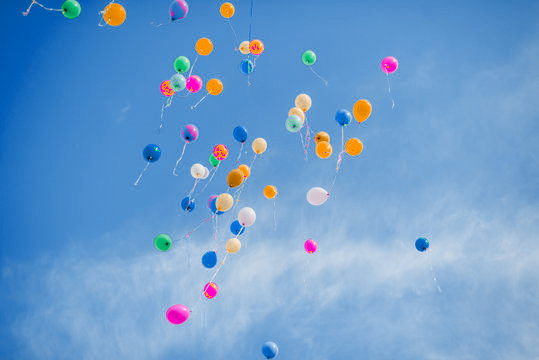
#> input picture baloons_hsv_quantized_low_k.png, 539 x 360 px, given in place of baloons_hsv_quantized_low_k.png.jpg, which was not available
$ python colorQuantizemain.py --input_file_name baloons_hsv_quantized_low_k.png --low_k 5 --high_k 5
#> lines starting #> are read from the running program, lines starting #| are printed output that depends on the picture; pictures that were not available may be replaced by others from this repository, and a replacement may not be noted
### quantizeRGB.py
#!/usr/bin/python3

# Standard Libraries
import argparse
import os
import sys
from tqdm import tqdm

# Type Hint Libraries
from typing import Optional, Tuple, Union, TypeVar, List
import numpy.typing as npt
import matplotlib.figure

# Math Libraries
import numpy as np
import matplotlib.pyplot as plt
from scipy.ndimage.filters import convolve

# Machine Learning Libraries
from sklearn.cluster import KMeans
from sklearn.utils import shuffle

# Image Libraries
import cv2

import skimage as ski
from skimage import io
from skimage.color import rgb2gray
from skimage.color import rgb2hsv
from skimage.color import hsv2rgb


def quantizeRGB(origImg: npt.NDArray[np.uint8],k: int, use_sampling: bool = True) -> Tuple[npt.NDArray[np.uint8],np.ndarray]:
    """
    Takes an RGB image as imput, quantizes the three dimensional RGB space, and maps each pixel in
    the imput image to its nearest k-means center

    Input:
        origImg, an image with dimmensions MxNx3 of data type uint8
        k, an interger, specifies the number of colors to quantize to
        use_sampling, a boolean if True it fits the k-means model using a sub-sample of the image. Defatult to True

    Output:
        outputImg, an image with dimmensions MxNx3 of data type uint8
        meanColors, a kx3 array of the k centers

    Parameters
    ----------
    origImg : np.ndarray [shape=(M,N,3)]
    k: int

    Returns
    -------
    outputImg: np.ndarray [shape=(M,N,3)]
    meanColors: np.ndarray[shape=(k,3)]

    Throws
    ------
    Raises:AssertionError, if the number of channels in the origImg parameter does not equal 3
    Raises:AssertionError, if the data type in the array of the origImg parameter is not np.uint8
    Raises:AssertionError, if the data type of the parameter k is not int
    Raises:AssertionError, if the parameter k is not greater than 1

    Examples
    --------
    >>>
    >>>
    """
    assert origImg.shape[2] == 3, 'Unexpected number of channels. Pass an image with 3 channels.'
    assert origImg.dtype == np.uint8, 'Unexpedted dtype. The function expects an RBG image of data type uint8.'
    assert type(k) == int, 'k should be an integer.'
    assert k > 1, 'The number of k-means centers has to be greater than 1.'

    img = origImg.astype(np.double) # Converts the image's default 8 bits integer coding into double data type

    w, h, d = tuple(img.shape) # Records the images shape
    image_array = np.reshape(img, (w * h, d)) # Transforms the image into a 2D array

    # K-Means model
    model = KMeans(n_clusters=k,  random_state=42)

    if use_sampling:

        # The idea of using sampling to was adaptep from scikit-learn user's guide, available at:
        # https://scikit-learn.org/stable/auto_examples/cluster/plot_color_quantization.html#sphx-glr-auto-examples-cluster-plot-color-quantization-py

        image_array_sample = shuffle(image_array, random_state=42, n_samples=1_000)

        print('Fitting the model using sampling...')
        kmeans = model.fit(image_array_sample)
        labels = kmeans.predict(image_array)

        print('Model fit completed...')
        meanColors = model.cluster_centers_

        outputImg = meanColors[labels].reshape(w, h, d).astype(np.uint8)

    else:

        print('Fitting the model without sampling...')
        labels = model.fit_predict(image_array)

        print('Model fit completed...')
        meanColors = model.cluster_centers_

        outputImg = meanColors[labels].reshape(w, h, d).astype(np.uint8)

    return outputImg, meanColors

### quantizeHSV.py
#!/usr/bin/python3

# Standard Libraries
import argparse
import os
import sys
from tqdm import tqdm

# Type Hint Libraries
from typing import Optional, Tuple, Union, TypeVar, List
import numpy.typing as npt
import matplotlib.figure

# Math Libraries
import numpy as np
import matplotlib.pyplot as plt
from scipy.ndimage.filters import convolve

# Machine Learning Libraries
from sklearn.cluster import KMeans
from sklearn.utils import shuffle

# Image Libraries
import cv2

import skimage as ski
from skimage import io
from skimage.color import rgb2gray
from skimage.color import rgb2hsv
from skimage.color import hsv2rgb


def quantizeHSV(origImg: npt.NDArray[np.uint8],k: int, use_sampling: bool = True) -> Tuple[npt.NDArray[np.uint8],np.ndarray]:
    """
    Takes an RGB image as imput, converts it to HSV and then quantizes the one dimensional hue space,
    Next it maps each pixel in the input image to its nearest quantized hue value while keeping its saturation
    and value channelsthe same as the input. Finally it converts the image back to RGB

    Input:
        origImg, an image with dimmensions MxNx3 of data type uint8
        k, an interger, specifies the number of colors to quantize to
        use_sampling, a boolean if True it fits the k-means model using a sub-sample of the image. Defatult to True

    Output:
        outputImg, an image with dimmensions MxNx3 of data type uint8
        meanHues, a kx1 array of the k hue centers

    Parameters
    ----------
    origImg : np.ndarray [shape=(M,N,3)]
    k: int

    Returns
    -------
    outputImg: np.ndarray [shape=(M,N,3)]
    meanHues: np.ndarray[shape=(k,1)]

    Throws
    ------
    Raises:AssertionError, if the number of channels in the origImg parameter does not equal 3
    Raises:AssertionError, if the data type in the array of the origImg parameter is not np.uint8
    Raises:AssertionError, if the data type of the parameter k is not int
    Raises:AssertionError, if the parameter k is not greater than 1

    Examples
    --------
    >>>
    >>>
    """
    assert origImg.shape[2] == 3, 'Unexpected number of channels. Pass an image with 3 channels.'
    assert origImg.dtype == np.uint8, 'Unexpedted dtype. The function expects an RBG image of data type uint8.'
    assert type(k) == int, 'k should be an integer.'
    assert k > 1, 'The number of k-means centers has to be greater than 1.'

    hsv_img = rgb2hsv(origImg) # Converts he original image from RGB to HSV

    w, h, _ = tuple(hsv_img.shape) # Records the images shape
    d = 1 # The image has 3 channels, however, the k-mean centers will be calculated only in the 1-d hue channel. This is why d=1

    # Separate the channels to isolate them
    hue_img = hsv_img[:, :, 0]
    saturation_img = hsv_img[:, :, 1]
    value_img = hsv_img[:, :, 2]

    image_array = np.reshape(hue_img, (w * h, d)) # Reshapes the image to be processed by k-means function

    # K-Means model
    model = KMeans(n_clusters=k,  random_state=42)

    if use_sampling:

        # The idea of using sampling to was adaptep from scikit-learn user's guide, available at:
        # https://scikit-learn.org/stable/auto_examples/cluster/plot_color_quantization.html#sphx-glr-auto-examples-cluster-plot-color-quantization-py

        image_array_sample = shuffle(image_array, random_state=42, n_samples=1_000)

        print('Fitting the model using sampling...')
        kmeans = model.fit(image_array_sample)
        labels = kmeans.predict(image_array)

        print('Model fit completed...')
        meanHues = model.cluster_centers_

        outputHue = meanHues[labels].reshape(w, h)

        outputImg = np.stack((outputHue, saturation_img, value_img), axis=2)
        outputImg = hsv2rgb(outputImg)
        outputImg = outputImg*255
        outputImg = outputImg.astype(np.uint8)

    else:

        print('Fitting the model without sampling...')
        labels = model.fit_predict(image_array)

        print('Model fit completed...')
        meanHues = model.cluster_centers_

        outputHue = meanHues[labels].reshape(w, h)

        outputImg = np.stack((outputHue, saturation_img, value_img), axis=2)
        outputImg = hsv2rgb(outputImg)
        outputImg = outputImg*255
        outputImg = outputImg.astype(np.uint8)

    return outputImg, meanHues

### computeQuantizationError.py
#!/usr/bin/python3

# Standard Libraries
import argparse
import os
import sys
from tqdm import tqdm

# Type Hint Libraries
from typing import Optional, Tuple, Union, TypeVar, List
import numpy.typing as npt
import matplotlib.figure

# Math Libraries
import numpy as np
import matplotlib.pyplot as plt
from scipy.ndimage.filters import convolve

# Machine Learning Libraries
from sklearn.cluster import KMeans
from sklearn.utils import shuffle

# Image Libraries
import cv2

import skimage as ski
from skimage import io
from skimage.color import rgb2gray
from skimage.color import rgb2hsv
from skimage.color import hsv2rgb


def computeQuantizationError(origImg: npt.NDArray[np.uint8],quantizedImg: npt.NDArray[np.uint8])-> float:
    """
    Computes the sum of squared error (SSD error) between the pixel values of an RGB image and the pixel values of a
    quantized version of the image.

    Input:
        origImg, an image with dimmensions MxNx3 of data type uint8
        quantizedImg, an image with dimmensions MxNx3 of data type uint8. It is assumed this image is a quantized version
        of origImg

    Output:
        error, sum of squared error, a float

    Parameters
    ----------
    origImg : np.ndarray [shape=(M,N,3)]
    quantizedImg: np.ndarray [shape=(M,N,3)]

    Returns
    -------
    error: float

    Throws
    ------
    Raises:AssertionError, if the number of channels in the origImg or quantizedImg parameters do not equal 3
    Raises:AssertionError, if the data type in the array of the origImg or quantizedImg parameters are not np.uint8
    Raises:AssertionError, if the images dimensions do not match

    Examples
    --------
    >>>
    >>>
    """
    assert origImg.shape[2] == 3, 'Unexpected number of channels. Pass an image with 3 channels.'
    assert origImg.dtype == np.uint8, 'Unexpedted dtype. The function expects an RBG image of data type uint8.'
    assert quantizedImg.shape[2] == 3, 'Unexpected number of channels. Pass an image with 3 channels.'
    assert quantizedImg.dtype == np.uint8, 'Unexpedted dtype. The function expects an RBG image of data type uint8.'

    w, h, d = tuple(origImg.shape) # Records the images shape
    x, y, z = tuple(quantizedImg.shape) # Records the images shape

    assert (w==x) and (h==y) and (d==z), 'The images must have the same size.'

    img = origImg.astype(np.double) # Converts the image's default 8 bits integer coding into double data type
    qimg = quantizedImg.astype(np.double) # Converts the image's default 8 bits integer coding into double data type

    error = np.sum((img - qimg) ** 2)

    return error

### getHueHists.py
#!/usr/bin/python3

# Standard Libraries
import argparse
import os
import sys
from tqdm import tqdm

# Type Hint Libraries
from typing import Optional, Tuple, Union, TypeVar, List
import numpy.typing as npt
import matplotlib.figure

# Math Libraries
import numpy as np
import matplotlib.pyplot as plt
from scipy.ndimage.filters import convolve

# Machine Learning Libraries
from sklearn.cluster import KMeans
from sklearn.utils import shuffle

# Image Libraries
import cv2

import skimage as ski
from skimage import io
from skimage.color import rgb2gray
from skimage.color import rgb2hsv
from skimage.color import hsv2rgb

# Functions Import
from quantizeHSV import quantizeHSV


def getHueHists(im: npt.NDArray[np.uint8], k: int)-> Tuple[matplotlib.figure.Figure,matplotlib.figure.Figure]:
    """
    Computes and display two histograms of the hue values of the input image. The first histogram uses
    equally-spaced bins (uniformly dividing up the hue values). The second histogram use bins defined
    by the k cluster center memberships.

    Input:
        im, a matrix with dimmensions MxNx3 of data type uint8 that represents an image
        k, an interger, specifies the number of colors to quantize to

    Output:
        histEqual, a histogram that uses equally-spaced bins (uniformly dividing up the hue values)
        histclustered, a  histogram that uses bins defined by the k cluster center memberships
        (ie., all pixels belonging to hue cluster i go to the i-th bin, for i=1,...k)

    Parameters
    ----------
    im : np.ndarray [shape=(M,N,3)]
    k: int

    Returns
    -------
    histEqual: matplotlib.figure
    histclustered: matplotlib.figure

    Throws
    ------
    Raises:AssertionError, if the number of channels in im parameter does not equal 3
    Raises:AssertionError, if the data type in the array of the im parameter is not np.uint8
    Raises:ValueError, if k is not of type int and the provided parameter's type cannot be casted into int

    Examples
    --------
    >>>
    >>>
    """
    assert im.shape[2] == 3, 'Unexpected number of channels. Pass an image with 3 channels.'
    assert im.dtype == np.uint8, 'Unexpedted dtype. The function expects an RBG image of data type uint8.'
    if type(k) != int:
        print("Converting parameter k into integer type...")
        try:
            k = int(k)
        except:
            print("Unexpected data type on parameter k. Please provide a valid data type, in this case integer...")
            print("... Cannot run getHueHists(). Try again!")
            return -1

    hsv_img = rgb2hsv(im) # Converts he original image from RGB to HSV
    hue_img = hsv_img[:, :, 0] # Extracts the hue layer from the original image

    quantized_im, k_centers = quantizeHSV(origImg = im, k = k)

    histEqual = plt.figure()
    plt.hist(hue_img.ravel(), 36)
    plt.title("Histogram of the Hue channel")

    hsv_q_img = rgb2hsv(quantized_im)
    hue_q_img = hsv_q_img[:, :, 0]

    histclustered = plt.figure()
    plt.hist(hue_q_img.ravel(), 36)
    plt.title("Histogram of the Hue channel of Quantized Image")

    return histEqual, histclustered

### colorQuantizemain.py
#!/usr/bin/python3

# Standard Libraries
import argparse
import os
import sys
from tqdm import tqdm

# Type Hint Libraries
from typing import Optional, Tuple, Union, TypeVar, List
import numpy.typing as npt
import matplotlib.figure

# Math Libraries
import numpy as np
import matplotlib.pyplot as plt
from scipy.ndimage.filters import convolve

# Machine Learning Libraries
from sklearn.cluster import KMeans
from sklearn.utils import shuffle

# Image Libraries
import cv2

import skimage as ski
from skimage import io
from skimage.color import rgb2gray
from skimage.color import rgb2hsv
from skimage.color import hsv2rgb

# Functions Import
from quantizeHSV import quantizeHSV
from quantizeRGB import quantizeRGB
from getHueHists import getHueHists
from computeQuantizationError import computeQuantizationError


def main(input_file_name, low_k, high_k):

#> called with input_file_name = 'baloons_hsv_quantized_low_k.png', low_k = 5, high_k = 5
    if input_file_name[-4:] == '.jpg':
        PATH_IMG = '..\\Zambrano_Ricardo_ASN3_py\\' + input_file_name
        out_name = input_file_name[:-4]
    else:
        PATH_IMG = '..\\Zambrano_Ricardo_ASN3_py\\' + input_file_name + '.jpg'
        out_name = input_file_name

    PATH_RGB_LOW_K = '..\\Zambrano_Ricardo_ASN3_py\\' + out_name + '_rgb_quantized_low_k.png'
    PATH_RGB_HIGH_K = '..\\Zambrano_Ricardo_ASN3_py\\' + out_name + '_rgb_quantized_high_k.png'
    PATH_HSV_LOW_K = '..\\Zambrano_Ricardo_ASN3_py\\' + out_name + '_hsv_quantized_low_k.png'
    PATH_HSV_HIGH_K = '..\\Zambrano_Ricardo_ASN3_py\\' + out_name + '_hsv_quantized_high_k.png'
    PATH_HIST_OUT_1 = '..\\Zambrano_Ricardo_ASN3_py\\' + out_name + '_image_histogram.png'
    PATH_HIST_OUT_2 = '..\\Zambrano_Ricardo_ASN3_py\\' + out_name + '_quantized_lowK_histogram.png'
    PATH_HIST_OUT_3 = '..\\Zambrano_Ricardo_ASN3_py\\' + out_name + '_quantized_highK_histogram.png'
    PATH_FINAL_OUT = '..\\Zambrano_Ricardo_ASN3_py\\' + out_name + '_histogram.png'

    print("Loading image...")
    img_raw = io.imread(PATH_IMG)
#> img_raw is the input picture: shape (360, 539, 3); mean R, G, B 108.5, 156.7, 204.5
    img = img_raw.copy()

    # Showing original image
    plt.imshow(img)
    plt.title("Original Image")
    plt.show()

    print("RGB space quantizing...")
    quantized_rgb_low, rgb_colCenters_low = quantizeRGB(img,low_k)
#> in quantizeRGB, `image_array_sample = shuffle(image_array, random_state=42, n_samples=1..`: image_array_sample = 1000 rows, first 8: [108, 157, 204], [81, 142, 202], [104, 157, 209], [106, 159, 210], [110, 158, 205], [76, 151, 223], [111, 158, 204], [70, 137, 203]
#> in quantizeRGB, `outputImg = meanColors[labels].reshape(w, h, d).astype(np.uint8)`:
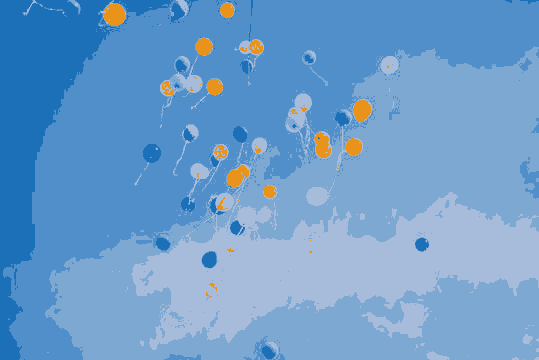
#> outputImg: shape (360, 539, 3); mean of channels 0, 1, 2 108, 156.7, 203.7; drawn as R, G, B
#> rgb_colCenters_low = [[81.05, 143.6, 203.9], [234.1, 147.3, 27.5], [166.8, 188.1, 218], [124.9, 168.7, 210.7], [27.03, 112.3, 184.1]]

    # Showing quantized image
    plt.imshow(quantized_rgb_low)
    plt.title("Image Quantized Using the RGB Space - Low K")
    plt.show()

    quantized_rgb_high, rgb_colCenters_high = quantizeRGB(img,high_k)
#> rgb_colCenters_high has the same summary as rgb_colCenters_low

    # Showing quantized image
    plt.imshow(quantized_rgb_high)
    plt.title("Image Quantized Using the RGB Space - High K")
    plt.show()

    io.imsave(PATH_RGB_LOW_K,quantized_rgb_low)
    io.imsave(PATH_RGB_HIGH_K,quantized_rgb_high)

    print("HSV space quantizing...")
    quantized_hsv_low, hsv_hueCenters_low = quantizeHSV(img,low_k)
#> in quantizeHSV, `hsv_img = rgb2hsv(origImg)`: hsv_img: shape (360, 539, 3) float64; mean of channels 0, 1, 2 0.575, 0.509, 0.818
#> in quantizeHSV, `hue_img = hsv_img[:, :, 0]`:
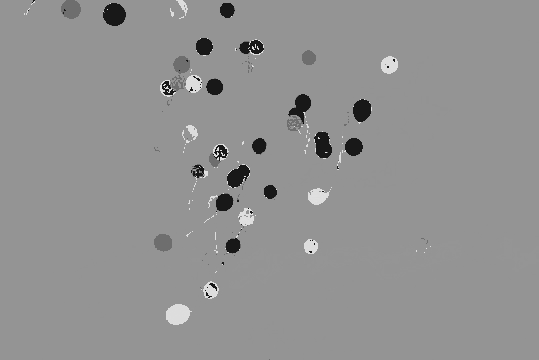
#> hue_img: shape (360, 539) float64; min 0, max 0.917, mean 0.575
#> in quantizeHSV, `saturation_img = hsv_img[:, :, 1]`:
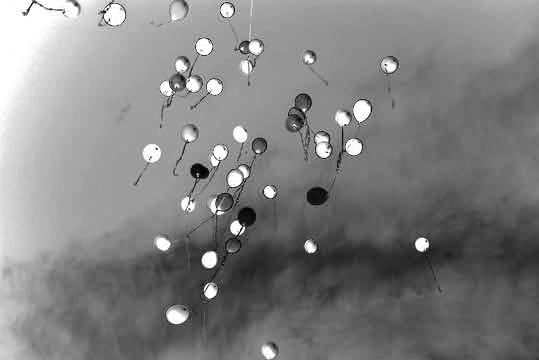
#> saturation_img: shape (360, 539) float64; min 0, max 1, mean 0.509
#> in quantizeHSV, `value_img = hsv_img[:, :, 2]`:
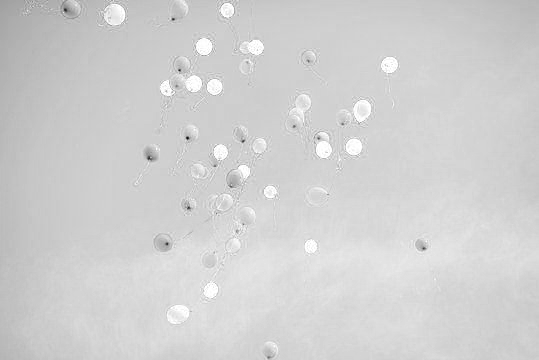
#> value_img: shape (360, 539) float64; min 0.0431, max 1, mean 0.818
#> in quantizeHSV, `image_array_sample = shuffle(image_array, random_state=42, n_samples=1..`: image_array_sample = 1000 values, max 0.873 at index 72, min 0.0943 at index 152, mean 0.573
#> in quantizeHSV, `outputImg = np.stack((outputHue, saturation_img, value_img), axis=2)`: outputImg: shape (360, 539, 3) float64; mean of channels 0, 1, 2 0.575, 0.509, 0.818
#> hsv_hueCenters_low = [0.583, 0.0965, 0.871, 0.433, 0.582]

    # Showing quantized image
    plt.imshow(quantized_hsv_low)
    plt.title("Image Quantized Using the Hue Space - Low K")
    plt.show()

    quantized_hsv_high, hsv_hueCenters_high = quantizeHSV(img,high_k)
#> hsv_hueCenters_high = [0.583, 0.0965, 0.871, 0.433, 0.582]

    # Showing quantized image
    plt.imshow(quantized_hsv_high)
    plt.title("Image Quantized Using the Hue Space - High K")
    plt.show()

    io.imsave(PATH_HSV_LOW_K,quantized_hsv_low)
    io.imsave(PATH_HSV_HIGH_K,quantized_hsv_high)

    print("Calculating SSD error of the quantized images...")

    error_rgb_k_low = computeQuantizationError(img,quantized_rgb_low)
#> in computeQuantizationError, `error = np.sum((img - qimg) ** 2)`: error = 118363752
#> error_rgb_k_low = 118363752
    error_rgb_k_high = computeQuantizationError(img,quantized_rgb_high)
#> error_rgb_k_high = 118363752
    error_hsv_k_low = computeQuantizationError(img,quantized_hsv_low)
#> error_hsv_k_low = 114042
    error_hsv_k_high = computeQuantizationError(img,quantized_hsv_high)
#> error_hsv_k_high = 114042

    print("The SSD Error attained when quantizing in the RGB space with low k was equal to: ", error_rgb_k_low)
#| The SSD Error attained when quantizing in the RGB space with low k was equal to:  118363752.0
    print("The SSD Error attained when quantizing in the RGB space with high k was equal to: ", error_rgb_k_high)
#| The SSD Error attained when quantizing in the RGB space with high k was equal to:  118363752.0
    print("The SSD Error attained when quantizing in the Hue space with low k was equal to: ", error_hsv_k_low)
#| The SSD Error attained when quantizing in the Hue space with low k was equal to:  114042.0
    print("The SSD Error attained when quantizing in the Hue space with high k was equal to: ", error_hsv_k_high)
#| The SSD Error attained when quantizing in the Hue space with high k was equal to:  114042.0

    print("\n---------------------------------------------------------------------------------\n")
    print("Calculating histograms...")

    histEqual, histclustered_low_k = getHueHists(img, low_k)
#> in getHueHists, `quantized_im, k_centers = quantizeHSV(origImg = im, k = k)`: k_centers = [0.583, 0.0965, 0.871, 0.433, 0.582]
#> in getHueHists, `hsv_q_img = rgb2hsv(quantized_im)`: hsv_q_img: shape (360, 539, 3) float64; mean of channels 0, 1, 2 0.575, 0.51, 0.818
    _, histclustered_high_k = getHueHists(img, high_k)

    # Histogram Output

    histEqual.savefig(PATH_HIST_OUT_1, format='png')
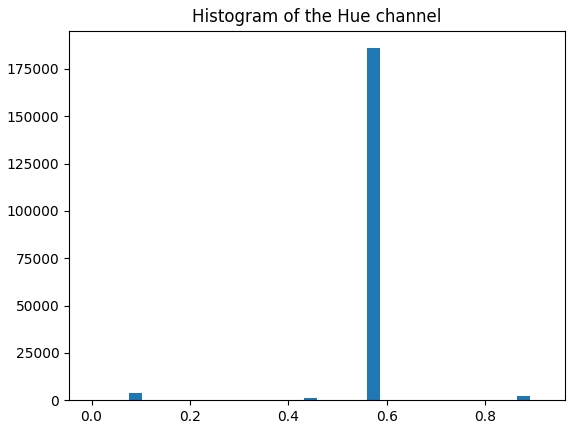
#> figure drawn by matplotlib, 1 panel; tallest bar 185907 high, from x = 0.56 to 0.586
    histclustered_low_k.savefig(PATH_HIST_OUT_2, format='png')
#> figure, not shown here; tallest bar 185756 high, from x = 0.56 to 0.586
    histclustered_high_k.savefig(PATH_HIST_OUT_3, format='png')

    hist1 = io.imread(PATH_HIST_OUT_1)
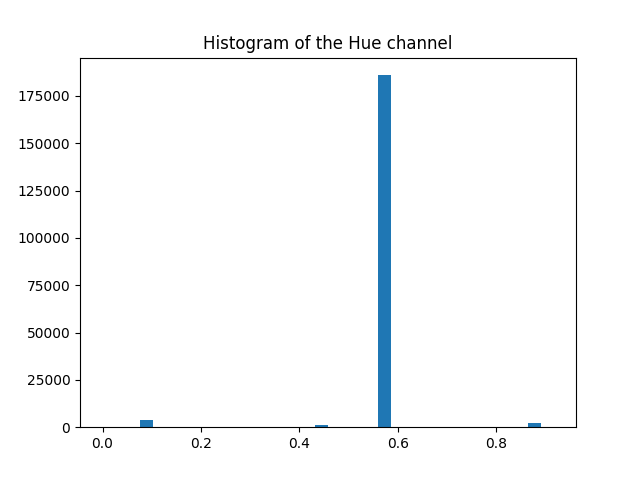
#> hist1: shape (480, 640, 4); mean R, G, B, A 248, 249.4, 250.3, 255
    hist2 = io.imread(PATH_HIST_OUT_2)
    hist3 = io.imread(PATH_HIST_OUT_3)

    fig, axes = plt.subplots(3, 1, figsize=(8, 12))
    ax = axes.ravel()

    ax[0].imshow(hist1)
    #ax[0].set_title("Original Image")

    ax[1].imshow(hist2)
    ax[1].set_title("Low K")

    ax[2].imshow(hist3)
    ax[2].set_title("High K")

    fig.tight_layout()

    plt.savefig(PATH_FINAL_OUT)

    plt.show()

if __name__ == "__main__":

    parser = argparse.ArgumentParser(description='Pass a string with the name JPG file in the folder, a low value for the number of clusters in the k-means algorithm, and a high value for the number of clusters in the k-means algorithm')

    parser.add_argument('-in','--input_file_name', type=str, default=False, action='store', required=True, help="String with name of JPG file in folder")
    parser.add_argument('-low','--low_k', type=int, default=4, action='store', required=True, help="Integer indicating low number of clusters")
    parser.add_argument('-high','--high_k', type=int, default=16, action='store', required=True, help="Integer indicating high number of clusters")

    args = parser.parse_args()
    main(str(args.input_file_name), int(args.low_k), int(args.high_k))
